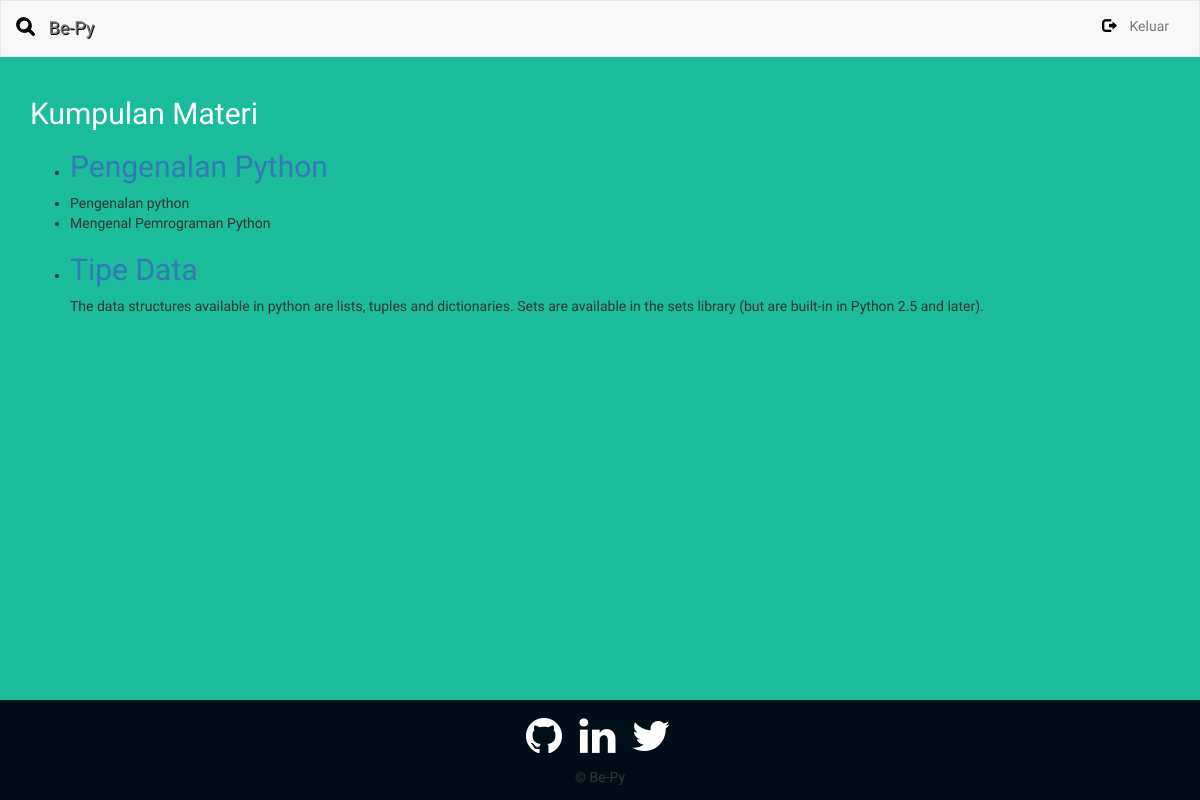
/learning/bab/bab-1/ (signed in), run on the app's committed database.
### learning/models.py (models this page shows, shortened)
class Materi(models.Model):
    bab = models.ForeignKey(Bab, related_name="materi")
    judul_materi = models.CharField(max_length=128)
    deskripsi = models.TextField(null=True)
    views = models.IntegerField(default=0)
    slug = models.SlugField(unique=True)

### learning/views.py (the view)
# urls.py: url(r'^bab/(?P<bab_slug>[\w\-]+)/$', views.list_materi, name='materi'),
def list_materi(request, bab_slug):
    bab = Bab.objects.get(slug=bab_slug)
    materi_list = Materi.objects.filter(bab=bab)
    context_dict={"materi":materi_list}
    return render(request, 'learning/materi.html', context_dict)

### templates/learning/materi.html (shortened to what this page needs)
{% extends 'learning/base.html' %}
{% load staticfiles %}
{% block body_block %}
    <h1>Kumpulan Materi</h1>
{% if materi %}
            <ul>
                {% for m in materi %}
                <li>
                    <h2><a href="/learning/bab/{{m.bab.slug}}/materi/{{ m.slug }}/">{{ m.judul_materi }}</a></h2>
		<p> {{ m.deskripsi|safe }} 	</p>
               </li>
              {% endfor %}
            </ul>
        {% else %}
            <strong>Tidak ada materi yang tersedia.</strong>
        {% endif %}
{% endblock %}

### static/css/custom.css (style rules this page uses)
body { background-color: #1BBC9B; font-family: 'Roboto', sans-serif; }
h1, h3 { font-family: Rokkitt,serif; font-weight: 100; font-size: 30px; color: #FFF; }
html { position: relative; min-height: 100%; }
body { margin-bottom: 60px; }

### static/css/login.css (style rules this page uses)
html, body { font-family: 'Varela Round'; }
a { transition: all ease-in-out 200ms; }

### data on the page
Materi: judul_materi "Pengenalan Python", deskripsi "Pengenalan python Mengenal Pemrograman Python"
Materi: judul_materi "Tipe Data", deskripsi "The data structures available in python are lists, tuples and dictionaries. Sets are available in the sets library (but are built-in in Python 2.5 and later)."
